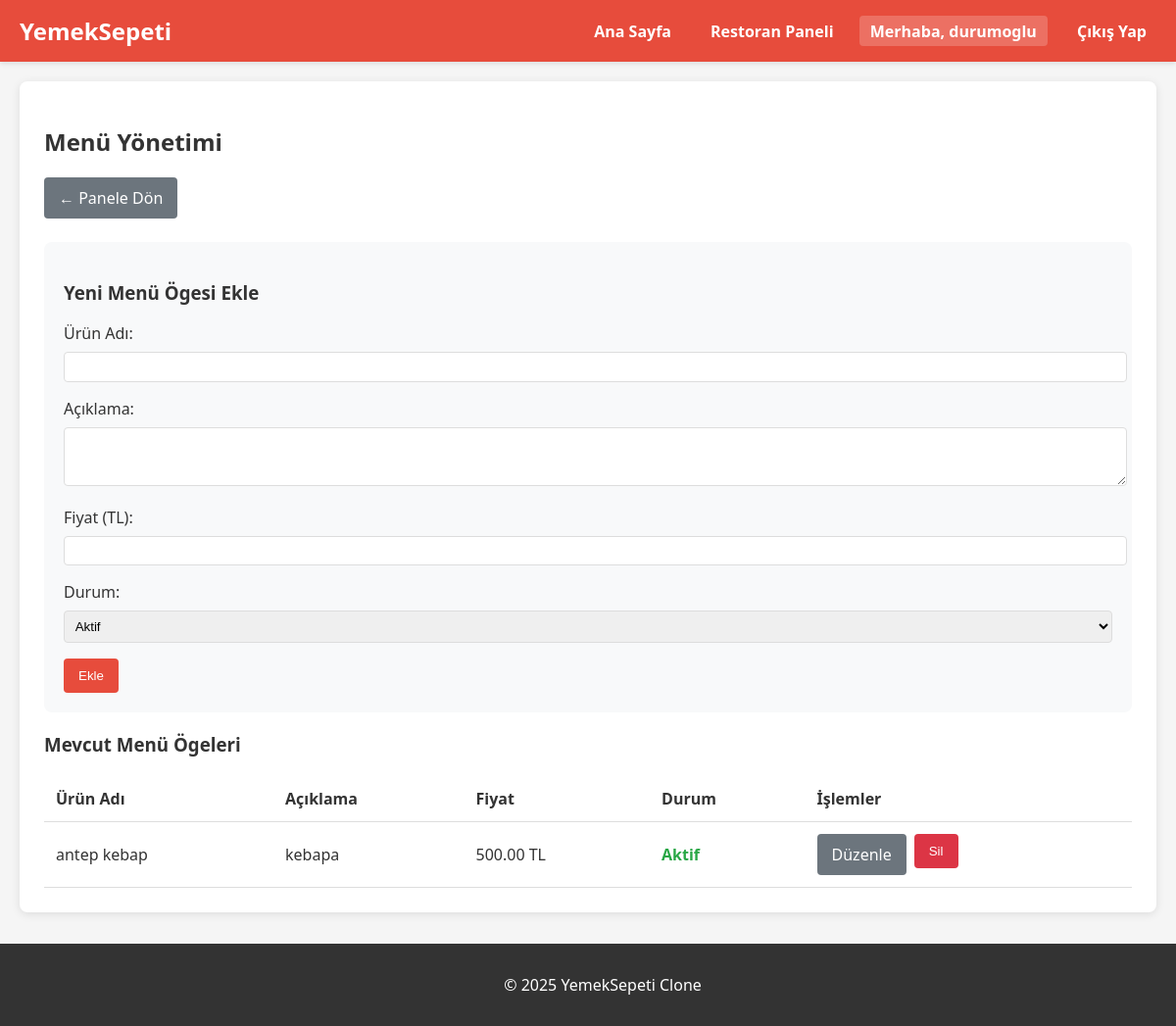
Page /restaurant/menu-management (signed in) on the committed database.
### models.py (models this page shows, shortened)
class Menu(db.Model):
    id = db.Column(db.Integer, primary_key=True)
    restaurant_id = db.Column(db.Integer, db.ForeignKey('restaurant.id'), nullable=False)
    item_name = db.Column(db.String(100), nullable=False)
    description = db.Column(db.Text, nullable=True)
    price = db.Column(db.Float, nullable=False)
    is_available = db.Column(db.Boolean, default=True)
    restaurant = db.relationship('Restaurant', backref='menu_items')

### app.py (the view)
@app.route("/restaurant/menu-management")
@login_required
@restaurant_required
def menu_management():
    restaurant = Restaurant.query.filter_by(user_id=session['user_id']).first()
    if not restaurant:
        flash('Restoran bilgisi bulunamadı', 'danger')
        return redirect(url_for('restaurant_dashboard'))
    menu_items = Menu.query.filter_by(restaurant_id=restaurant.id).all()
    return render_template("menu_management.html", restaurant=restaurant, menu_items=menu_items)

### app.py (called while the page is built)
def login_required(f):
    @wraps(f)
    def decorated_function(*args, **kwargs):
        if 'logged_in' not in session:
            flash('Bu sayfaya erişmek için giriş yapmalısınız', 'danger')
            return redirect(url_for('login'))
        return f(*args, **kwargs)
    return decorated_function

def restaurant_required(f):
    @wraps(f)
    def decorated_function(*args, **kwargs):
        if 'user_type' not in session or session['user_type'] != 'restaurant':
            flash('Bu sayfaya erişmek için restoran yetkisi gereklidir', 'danger')
            return redirect(url_for('home'))
        return f(*args, **kwargs)
    return decorated_function

### templates/menu_management.html (shortened to what this page needs)
{% extends "base.html" %}
{% block content %}
<div class="menu-management">
    <h2>Menü Yönetimi</h2>
    <div class="back-link">
        <a href="{{ url_for('restaurant_dashboard') }}" class="btn btn-secondary">← Panele Dön</a>
    </div>
    <div class="add-menu-item">
        <h3>Yeni Menü Ögesi Ekle</h3>
        <form method="POST" action="{{ url_for('add_menu_item') }}">
            <div class="form-group">
                <label for="item_name">Ürün Adı:</label>
                <input type="text" name="item_name" id="item_name" required>
            </div>
            <div class="form-group">
                <label for="description">Açıklama:</label>
                <textarea name="description" id="description" rows="3"></textarea>
            </div>
            <div class="form-group">
                <label for="price">Fiyat (TL):</label>
                <input type="number" name="price" id="price" step="0.01" min="0" required>
            </div>
            <div class="form-group">
                <label for="is_available">Durum:</label>
                <select name="is_available" id="is_available">
                    <option value="True" selected>Aktif</option>
                </select>
            </div>
            <button type="submit" class="btn btn-primary">Ekle</button>
        </form>
    </div>
    <div class="current-menu-items">
        <h3>Mevcut Menü Ögeleri</h3>
        {% if menu_items %}
            <table class="menu-items-table">
                <thead>
                    <tr>
                        <th>Ürün Adı</th>
                        <th>Açıklama</th>
                        <th>Fiyat</th>
                        <th>Durum</th>
                        <th>İşlemler</th>
                    </tr>
                </thead>
                <tbody>
                    {% for item in menu_items %}
                        <tr>
                            <td>{{ item.item_name }}</td>
                            <td>{{ item.description }}</td>
                            <td>{{ "%.2f"|format(item.price) }} TL</td>
                            <td>
                                {% if item.is_available %}
                                    <span class="status-active">Aktif</span>
                                {% else %}
                                    <span class="status-inactive">Pasif</span>
                                {% endif %}
                            </td>
                            <td class="action-buttons">
                                <a href="{{ url_for('edit_menu_item', item_id=item.id) }}" class="btn btn-secondary btn-sm">Düzenle</a>
                                <form action="{{ url_for('delete_menu_item', item_id=item.id) }}" method="POST" style="display: inline;">
                                    <button type="submit" class="btn btn-danger btn-sm" onclick="return confirm('Bu ürünü silmek istediğinize emin misiniz?');">Sil</button>
                                </form>
                            </td>
                        </tr>
                    {% endfor %}
                </tbody>
            </table>
        {% else %}
            <p>Henüz menü ögesi bulunmamaktadır.</p>
        {% endif %}
    </div>
</div>
{% endblock %}

### static/styles.css (style rules this page uses)
body { font-family: Arial, sans-serif; margin: 0; padding: 0; background-color: #f8f9fa; }
.form-group { margin-bottom: 1em; }
.form-group label { display: block; margin-bottom: 0.5em; }
.form-group input, .form-group select, .form-group textarea { width: 100%; padding: 0.5em; border: 1px solid #ddd; border-radius: 4px; }
.btn { padding: 0.5em 1em; border: none; border-radius: 4px; cursor: pointer; font-weight: bold; }
.btn-primary { background-color: #e60000; color: white; }
.btn-secondary { background-color: #6c757d; color: white; }
.action-buttons { display: flex; gap: 0.5em; }
.action-buttons form { display: flex; gap: 0.5em; }
.btn-danger { background-color: #dc3545; color: white; }
.back-link { margin-bottom: 1.5em; }
body { font-family: 'Segoe UI', Tahoma, Geneva, Verdana, sans-serif; margin: 0; padding: 0; background-color: #f5f5f5; color: #333; }
.form-group { flex: 1; min-width: 200px; }
.btn { display: inline-block; padding: 10px 15px; border: none; border-radius: 4px; cursor: pointer; text-decoration: none; font-weight: 500; text-align: center; transition: background-color 0.3s, transform 0.2s; }
.btn-primary { background-color: #e74c3c; color: white; }

### templates/menu_management.html (style rules this page uses)
.menu-management { background-color: white; border-radius: 8px; padding: 25px; box-shadow: 0 2px 10px rgba(0, 0, 0, 0.1); }
.add-menu-item { background-color: #f8f9fa; padding: 20px; border-radius: 8px; margin: 20px 0; }
.menu-items-table { width: 100%; border-collapse: collapse; margin-top: 20px; }
.menu-items-table th, .menu-items-table td { padding: 12px; text-align: left; border-bottom: 1px solid #ddd; }
.status-active { color: #28a745; font-weight: bold; }

### rows in the picture
Menu: item_name "antep kebap", description "kebapa", price "500.00", is_available "Aktif"

### other values in the picture
{{ session.name }} "durumoglu"
